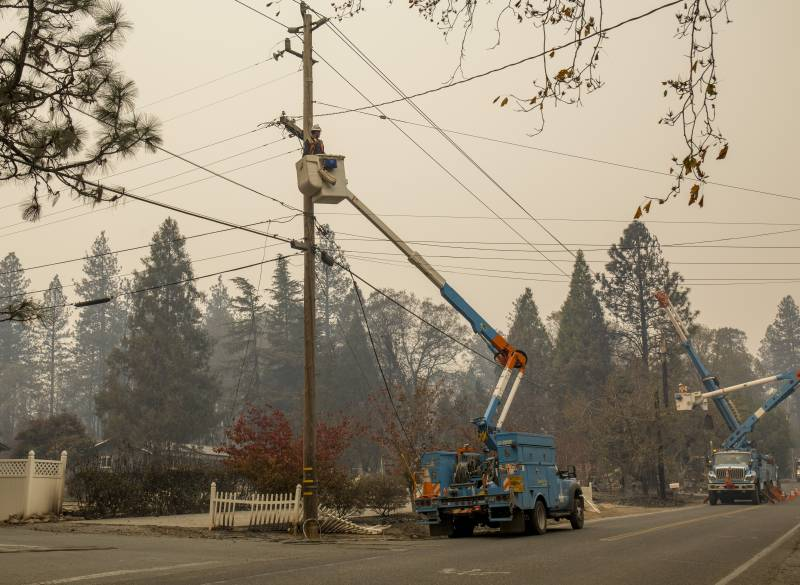
#> input picture ComputerVision/testImages/img2.jpg, 800 x 585 px, found by its file name
$ python contours.py   (older library calls are emulated)
#> lines starting #> are read from the running program, lines starting #| are printed output that depends on the picture; after the words box and inside, x2 and y2 are one past the last pixel; in counts of white or black regions, pixels touching at a corner belong together
import cv2
import numpy as np
import matplotlib.pyplot as plt

class Contours:
    # [259 lines left out: functions detectContours, boxedContours, mergedBoxedContours, thresholdContours, adaptThresholdContours, detectImageContours and 1 more, not called in this run]

    def thresholdImageContours(self):
        frame = cv2.imread('ComputerVision/testImages/img2.jpg')
#> frame is the input picture: shape (585, 800, 3); mean B, G, R 119.7, 138.1, 149.3

        # Convert the image to grayscale
        gray = cv2.cvtColor(frame, cv2.COLOR_BGR2GRAY)
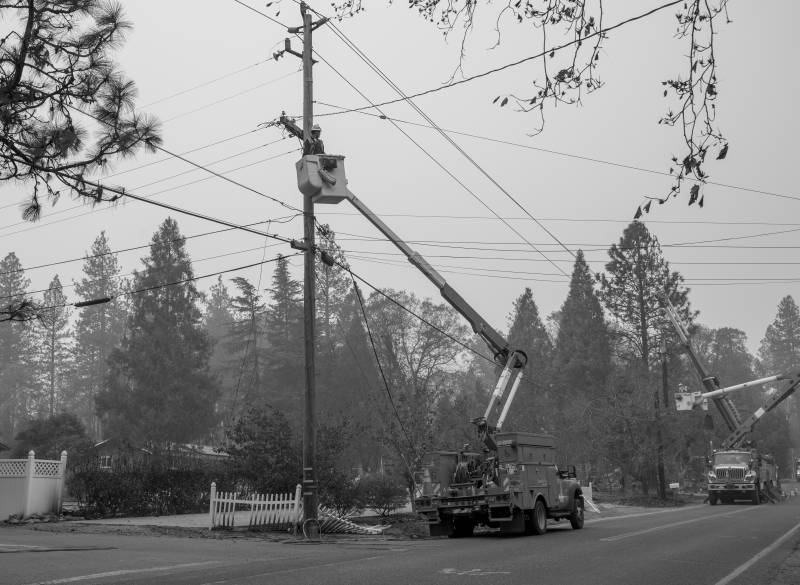
#> gray: shape (585, 800); min 0, max 253, mean 139.4

        # ret, threshold = cv2.threshold(frame, 120, 255, cv2.THRESH_BINARY)
        threshold = cv2.adaptiveThreshold(gray,255,cv2.ADAPTIVE_THRESH_GAUSSIAN_C, cv2.THRESH_BINARY, 25, 15)
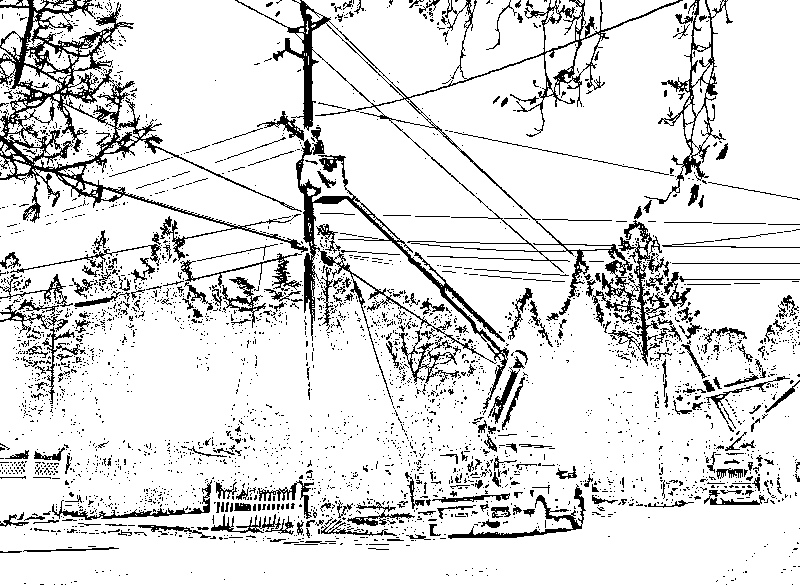
#> threshold: shape (585, 800); 87.3% white; black in thin lines or dots
        # cv2.imshow('threshold', threshold)

        # Apply edge detection (Canny)
        edges = cv2.Canny(threshold, 100, 200)
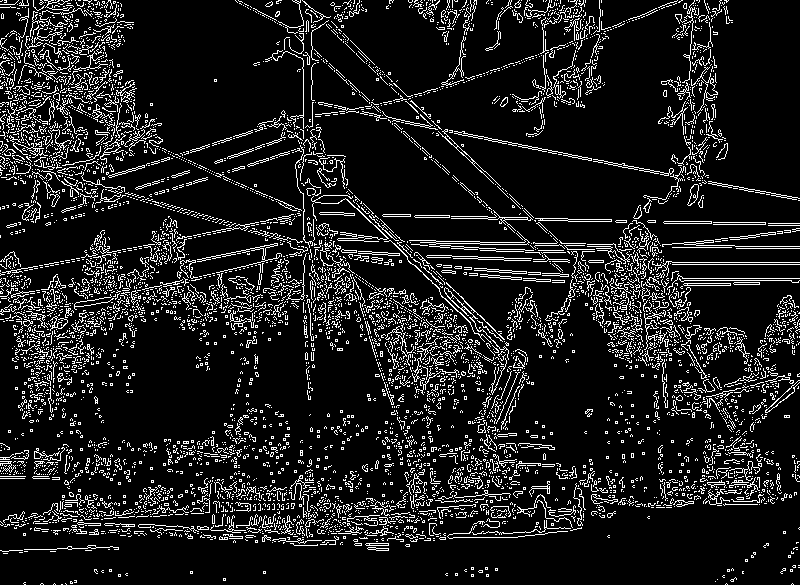
#> edges: shape (585, 800); 11.5% white in thin lines or dots
        # cv2.imshow('Canny', edges)

        # Find contours
        contours, _ = cv2.findContours(edges, cv2.RETR_EXTERNAL, cv2.CHAIN_APPROX_SIMPLE)
#> contours = 6171 contours, 6085 with area under 20; largest, box (x1, y1, x2, y2) and area: (409, 231, 530, 245) 192, (454, 131, 592, 161) 160, (444, 287, 509, 360) 158, (535, 218, 612, 222) 143, (687, 184, 699, 206) 127

        for cnt in contours:
            poly = cv2.approxPolyDP(cnt, 3, True)
            x,y,w,h = cv2.boundingRect(poly)
            cv2.rectangle(frame,(x,y),(x+w,y+h),(255,0,0),2)
#> this loop made 6171 passes
#> (cnt, x, y, w, h) on passes 1 to 3: ([[61, 584], [62, 584]], 61, 584, 1, 1), ([[792, 583], [791, 584], [792, 583], [793, 584]], 793, 584, 1, 1), ([[726, 583], [725, 584], [726, 583], [727, 584]], 727, 584, 1, 1)
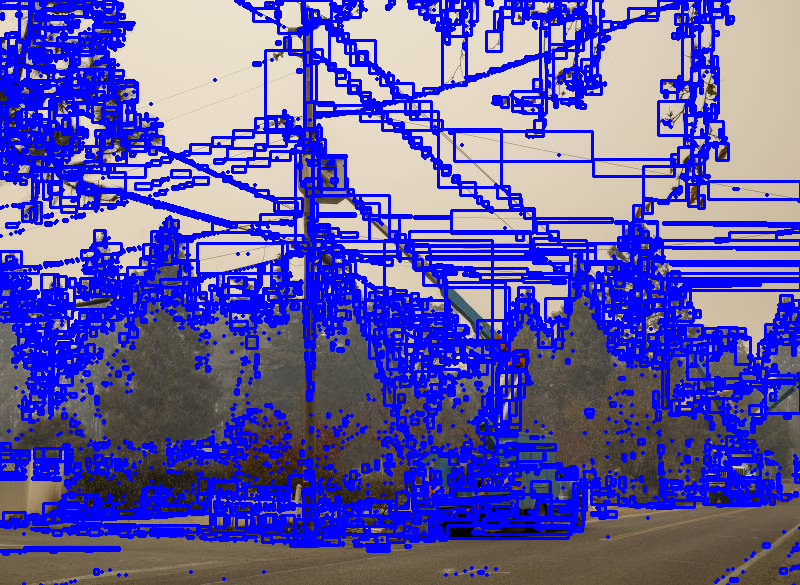
#> frame: shape (585, 800, 3); mean B, G, R 174.6, 89.8, 96.8

        # Draw the contours on the original image
        cv2.drawContours(frame, contours, -1, (0, 255, 0), 2)
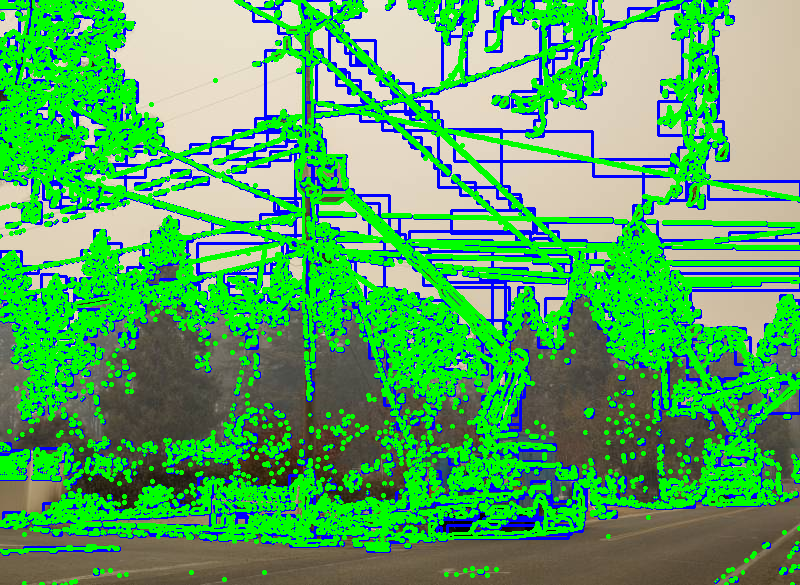
#> frame: shape (585, 800, 3); mean B, G, R 96.7, 169.6, 84.8

        # Display the image with contours
        cv2.imshow('Contours', frame)

        cv2.waitKey(0)

        cv2.destroyAllWindows()

    # [60 lines left out: functions blurImageContours, imageSegmentation, not called in this run]

if __name__ == '__main__':
    thing = Contours()
    # [7 lines of commented-out code are left out]
    thing.thresholdImageContours()
    # thing.blurImageContours()
    # thing.imageSegmentation()
